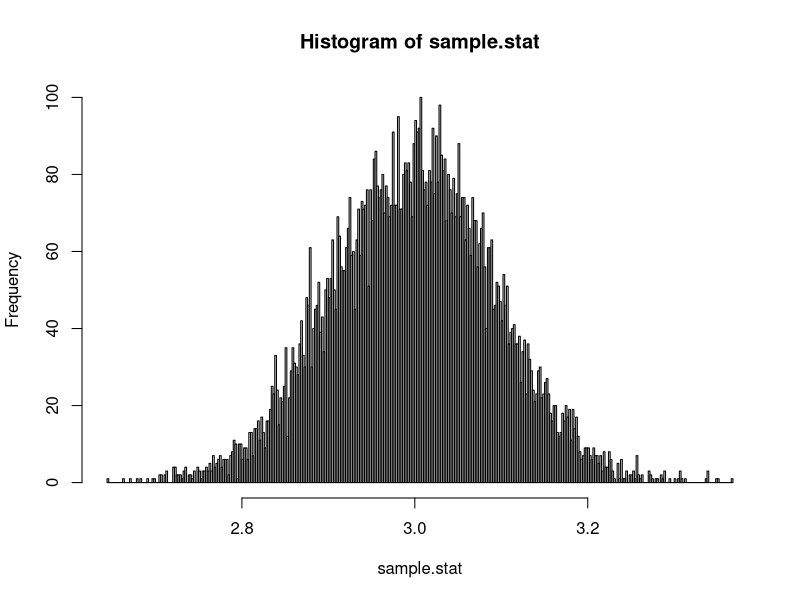

This figure's R source:
#Part 1
#a
N <- 500
n.trial <- 10000
sample.stat <- numeric(n.trial)
for(i in 1:n.trial) {
  samp <- rnorm(N, 2, 3)
  sample.stat[i] <- sd(samp)
}

#b
hist(sample.stat, breaks = 400)
mean(sample.stat)
sd(sample.stat)
#Looking at this histogram confinms that this distribution is normal.
#The mean of this distribution is approximately 3 which is sigma and
#the standard deviation is .095 which is the same as sigma/sqrt(2n).

#c
set.seed(123)
x = rnorm(100, 2, 3)
x.stat = mean(x)
x.err = sd(x) / sqrt(100)
x.stat - abs(qnorm(.15 / 2)) * x.err
x.stat + abs(qnorm(.15 / 2)) * x.err

#d
set.seed(123)
N <- 10000
pop <- rnorm(N, 2, 3)
pop.mean <- mean(pop)
n.trial <- 10000
sample.size <- 100
CI <- matrix(nrow = n.trial, ncol = 2)

for(i in 1:n.trial) {
  sample.trial <- sample(pop, sample.size)
  sd <- sd(sample.trial)
  err <- sd(sample.trial) / sqrt(length(sample.trial))
  CI[i,1] = sd - abs(qnorm(.15 / 2)) * err
  CI[i,2] = sd + abs(qnorm(.15 / 2)) * err
}

count <- 0
for (j in n.trial) {
  if (CI[i,1] <= 3 && CI[i,2] >= 3) {
    count = count + 1
  }
}
count
#The count should be around 8500 but my code was not working
#entirely. Unforunately could not debug.